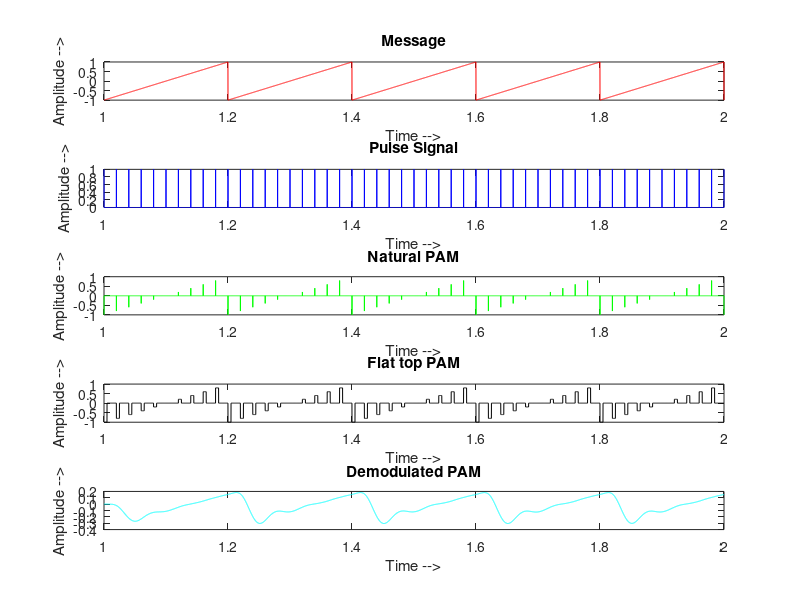

Here is the MATLAB script that generated this plot:
%PULSE AMPLITUDE MODULATION PAM
%Written by Debagnik Kar 1804373
clc
close all
clear all
 
t = 1:0.0001:2
f = input('Enter the value of frequency: ')

x=sawtooth(2*pi*f*t)
ts=0.02
%PULSE GENERATION
for k=1:length(t)
  if mod(t(1,k),ts)==0
      pulse(1,k)=1 %PULSE
  else
      pulse(1,k)=0;
  end 
end 
natural_pam = x.*pulse %Natural Pulse amplitude modulation

subplot(5,1,1)
plot(t,x,'r')
xlabel('Time -->')
ylabel('Amplitude -->')
title('Message')
subplot(5,1,2)
plot(t,pulse,'b')
xlabel('Time -->')
ylabel('Amplitude -->')
title('Pulse Signal')
subplot(5,1,3)
plot(t,natural_pam,'g')
xlabel('Time -->')
ylabel('Amplitude -->')
title('Natural PAM')

%FLATTOP PAM
FlatTop_pam =zeros(1,length(t));
k=1;

while k <length(t)
if natural_pam(1,k)~=0
  FlatTop_pam(1,k:k+49)=natural_pam(1,k)*ones(1,50); % pulse duration is 50*0.001
  k=k+49;
else FlatTop_pam(1,k)=0;
  k=k+1;
 end
end

subplot(5,1,4)
plot(t,FlatTop_pam,'k')
xlabel('Time -->')
ylabel('Amplitude -->')
title('Flat top PAM')

%Demodulation
[b,a]=butter(7,0.004)
demod=filter(b,a,FlatTop_pam)
subplot(5,1,5)
plot(t,demod,'c')
xlabel('Time -->')
ylabel('Amplitude -->')
title('Demodulated PAM')